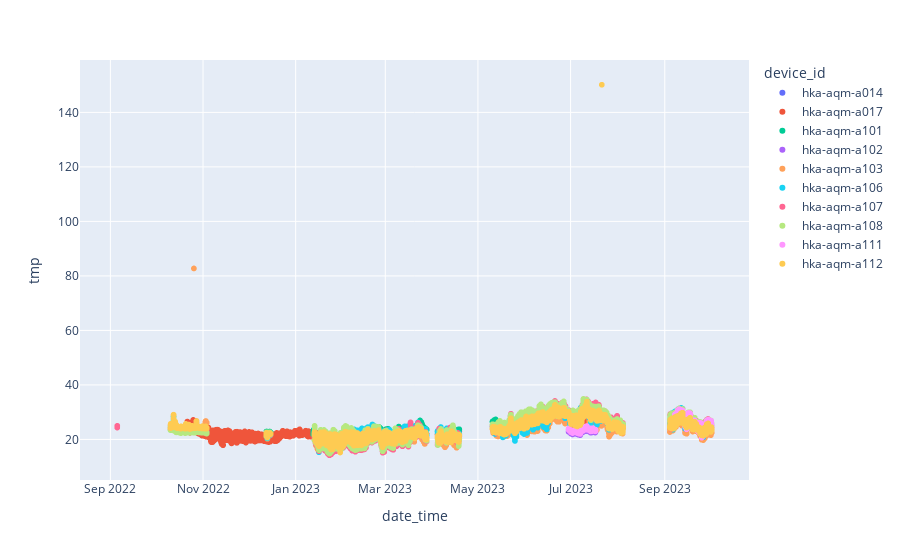

The code cell stored with this chart in its notebook:
### Markdown cell above
### Wir besitzen temporäre Lücken in den Daten

### Code cell
px.scatter(df, x='date_time', y='tmp', color='device_id')

### Figure 1 — Plotly figure (JSON) as saved in the notebook; plotly's stock layout.template omitted (floating-point values rounded to 4 significant figures; data arrays with more than 128 entries replaced by an {"elided": "..."} marker saying what was removed)
{"data": [{"hovertemplate": "device_id=hka-aqm-a014<br>date_time=%{x}<br>tmp=%{y}<extra></extra>", "legendgroup": "hka-aqm-a014", "marker": {"color": "#636efa", "symbol": "circle"}, "mode": "markers", "name": "hka-aqm-a014", "showlegend": true, "type": "scattergl", "x": {"elided": "644 str values"}, "xaxis": "x", "y": {"elided": "644 float values"}, "yaxis": "y"}, {"hovertemplate": "device_id=hka-aqm-a017<br>date_time=%{x}<br>tmp=%{y}<extra></extra>", "legendgroup": "hka-aqm-a017", "marker": {"color": "#EF553B", "symbol": "circle"}, "mode": "markers", "name": "hka-aqm-a017", "showlegend": true, "type": "scattergl", "x": {"elided": "6831 str values"}, "xaxis": "x", "y": {"elided": "6831 float values"}, "yaxis": "y"}, {"hovertemplate": "device_id=hka-aqm-a101<br>date_time=%{x}<br>tmp=%{y}<extra></extra>", "legendgroup": "hka-aqm-a101", "marker": {"color": "#00cc96", "symbol": "circle"}, "mode": "markers", "name": "hka-aqm-a101", "showlegend": true, "type": "scattergl", "x": {"elided": "5459 str values"}, "xaxis": "x", "y": {"elided": "5459 float values"}, "yaxis": "y"}, {"hovertemplate": "device_id=hka-aqm-a102<br>date_time=%{x}<br>tmp=%{y}<extra></extra>", "legendgroup": "hka-aqm-a102", "marker": {"color": "#ab63fa", "symbol": "circle"}, "mode": "markers", "name": "hka-aqm-a102", "showlegend": true, "type": "scattergl", "x": {"elided": "1006 str values"}, "xaxis": "x", "y": {"elided": "1006 float values"}, "yaxis": "y"}, {"hovertemplate": "device_id=hka-aqm-a103<br>date_time=%{x}<br>tmp=%{y}<extra></extra>", "legendgroup": "hka-aqm-a103", "marker": {"color": "#FFA15A", "symbol": "circle"}, "mode": "markers", "name": "hka-aqm-a103", "showlegend": true, "type": "scattergl", "x": {"elided": "5444 str values"}, "xaxis": "x", "y": {"elided": "5444 float values"}, "yaxis": "y"}, {"hovertemplate": "device_id=hka-aqm-a106<br>date_time=%{x}<br>tmp=%{y}<extra></extra>", "legendgroup": "hka-aqm-a106", "marker": {"color": "#19d3f3", "symbol": "circle"}, "mode": "markers", "name": "hka-aqm-a106", "showlegend": true, "type": "scattergl", "x": {"elided": "5287 str values"}, "xaxis": "x", "y": {"elided": "5287 float values"}, "yaxis": "y"}, {"hovertemplate": "device_id=hka-aqm-a107<br>date_time=%{x}<br>tmp=%{y}<extra></extra>", "legendgroup": "hka-aqm-a107", "marker": {"color": "#FF6692", "symbol": "circle"}, "mode": "markers", "name": "hka-aqm-a107", "showlegend": true, "type": "scattergl", "x": {"elided": "5130 str values"}, "xaxis": "x", "y": {"elided": "5130 float values"}, "yaxis": "y"}, {"hovertemplate": "device_id=hka-aqm-a108<br>date_time=%{x}<br>tmp=%{y}<extra></extra>", "legendgroup": "hka-aqm-a108", "marker": {"color": "#B6E880", "symbol": "circle"}, "mode": "markers", "name": "hka-aqm-a108", "showlegend": true, "type": "scattergl", "x": {"elided": "5337 str values"}, "xaxis": "x", "y": {"elided": "5337 float values"}, "yaxis": "y"}, {"hovertemplate": "device_id=hka-aqm-a111<br>date_time=%{x}<br>tmp=%{y}<extra></extra>", "legendgroup": "hka-aqm-a111", "marker": {"color": "#FF97FF", "symbol": "circle"}, "mode": "markers", "name": "hka-aqm-a111", "showlegend": true, "type": "scattergl", "x": {"elided": "1007 str values"}, "xaxis": "x", "y": {"elided": "1007 float values"}, "yaxis": "y"}, {"hovertemplate": "device_id=hka-aqm-a112<br>date_time=%{x}<br>tmp=%{y}<extra></extra>", "legendgroup": "hka-aqm-a112", "marker": {"color": "#FECB52", "symbol": "circle"}, "mode": "markers", "name": "hka-aqm-a112", "showlegend": true, "type": "scattergl", "x": {"elided": "5444 str values"}, "xaxis": "x", "y": {"elided": "5444 float values"}, "yaxis": "y"}], "layout": {"legend": {"title": {"text": "device_id"}, "tracegroupgap": 0}, "margin": {"t": 60}, "xaxis": {"anchor": "y", "domain": [0, 1], "title": {"text": "date_time"}}, "yaxis": {"anchor": "x", "domain": [0, 1], "title": {"text": "tmp"}}}}
